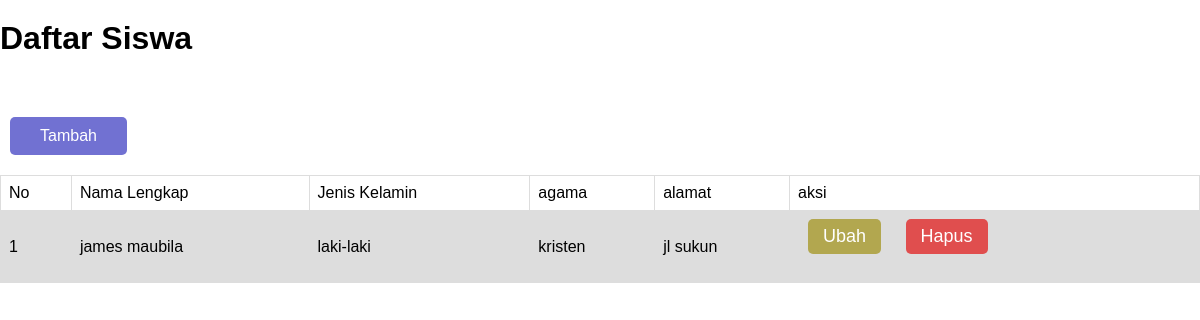
The app's page /siswa/siswa.php (signed in) with its own data.
### tables this page shows
CREATE TABLE `siswa` (
  `id` int(11) NOT NULL,
  `nama_lengkap` varchar(30) NOT NULL,
  `jenis_kelamin` varchar(10) NOT NULL,
  `agama` varchar(20) NOT NULL,
  `alamat` varchar(50) NOT NULL
);

### siswa/siswa.php (the view, shortened to what this page needs)
<!DOCTYPE html>
<html lang="en">
<head>
  <link rel="stylesheet" href="../style.css">
</head>
<body>
  <?php
  require_once '../db/koneksi.php';
  $sql = 'SELECT * FROM siswa';
  $hasil = mysqli_query($konek, $sql);
  ?>
  <h1>Daftar Siswa</h1>
  <a class="button blue" href="tambah.php">Tambah</a>
  <table>
    <tr>
      <td>No</td>
      <td>Nama Lengkap</td>
      <td>Jenis Kelamin</td>
      <td>agama</td>
      <td>alamat</td>
      <td>aksi</td>
    </tr>
    <?php $nomor = 1 ?>
    <?php  foreach($hasil as $h) {  ?>
    <tr>
      <td><?= $nomor++ ?></td>
      <td> <?php echo $h['nama_lengkap'] ?>  </td>
      <td> <?php echo $h['jenis_kelamin'] ?>  </td>
      <td> <?php echo $h['agama'] ?>  </td>
      <td> <?php echo substr($h['alamat'], 0, 30)  ?>  </td>
      <td>
        <a class="button orange small" href="ubah.php?id=<?php echo $h['id'] ?>">Ubah</a>
        <a class="button red small" href="hapus.php?id=<?php echo $h['id']?>">Hapus</a>
      </td>
    </tr>
    <?php } ?>
  </table>
</body>
</html>

### style.css (style rules this page uses)
* { margin: 0; padding: 0; font-family: sans-serif; box-sizing: border-box; }
h1 { margin-top: 20px; margin-bottom: 60px; }
a.button { text-decoration: none; margin: 0 10px 20px 10px; color: #ffffff; padding: 10px 30px; display: inline-block; border-radius: 5px; transition: .5s ease-in-out; }
a.button.small { padding: 7px 15px; font-size: 18px; }
a.button.blue { background-color: rgb(113, 113, 210); }
a.button.orange { background-color: rgb(178, 167, 79); }
a.button.red { background-color: rgb(224, 78, 78); }
table { font-family: arial, sans-serif; border-collapse: collapse; width: 100%; }
td, th { border: 1px solid #dddddd; text-align: left; padding: 8px; }
tr:nth-child(even) { background-color: #dddddd; }
tr { transition: .3s ease-in-out; }

### records on screen
siswa: nama_lengkap "james maubila", jenis_kelamin "laki-laki", agama "kristen", alamat "jl sukun"
